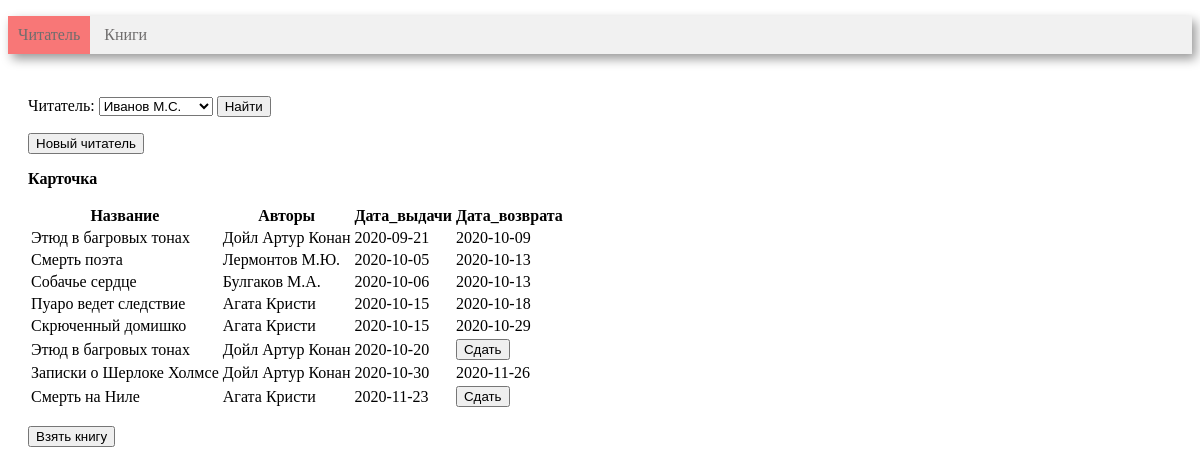
The page / on the database its author committed.
### tables this page shows
CREATE TABLE reader (
       reader_id INTEGER PRIMARY KEY AUTOINCREMENT,
	   reader_name VARCHAR(30)
);

CREATE TABLE book (
      book_id INTEGER PRIMARY KEY AUTOINCREMENT, 
	  title VARCHAR(80),
      genre_id int, 
      publisher_id INT,
      year_publication INT,
      available_numbers INT, 
      FOREIGN KEY (genre_id)  REFERENCES genre (genre_id) ON DELETE CASCADE,
      FOREIGN KEY (publisher_id)  REFERENCES publisher (publisher_id) ON DELETE CASCADE
);

CREATE TABLE book_reader (
      book_reader_id INTEGER PRIMARY KEY AUTOINCREMENT, 
      book_id int, 
      reader_id INT,
	  borrow_date DATE, 
	  return_date DATE,
      FOREIGN KEY (book_id)  REFERENCES book (book_id) ON DELETE CASCADE,
      FOREIGN KEY (reader_id)  REFERENCES reader (reader_id) ON DELETE CASCADE
);

### controllers/index.py (the view)
@app.route('/', methods=['get'])
def index():
    conn = get_db_connection()
    if request.values.get('reader'):
        reader_id = request.values.get('reader_id', type=int)
        session['reader_id'] = reader_id
    elif request.values.get('new_reader'):
        new_reader = request.values.get('new_reader')
        session['reader_id'] = get_new_reader(conn, new_reader)
    elif request.values.get('book'):
        book_id = int(request.values.get('book'))
        borrow_book(conn, book_id, session['reader_id'])
    elif request.values.get('noselect'):
        a = 1
    else:
        session['reader_id'] = 1
    df_reader = get_reader(conn)
    df_book_reader = get_book_reader(conn, session['reader_id'])
    html = render_template(
        'index.jinja',
        reader_id=session['reader_id'],
        readers=df_reader,
        book_reader=df_book_reader,
        len=len
    )
    return html

### models/index_model.py (called while the page is built)
def get_reader(conn):
    return pandas.read_sql(
        '''
        SELECT * FROM reader
        ''', conn)

def get_book_reader(conn, reader_id):
    return pandas.read_sql(
        '''
        WITH get_authors( book_id, authors_name)
        AS(
        SELECT book_id, GROUP_CONCAT(author_name)
        FROM author JOIN book_author USING(author_id)
        GROUP BY book_id
        )
        SELECT title AS Название, authors_name AS Авторы,
        borrow_date AS Дата_выдачи, return_date AS Дата_возврата,
        book_reader_id
        FROM
        reader
        JOIN book_reader USING(reader_id)
        JOIN book USING(book_id)
        JOIN get_authors USING(book_id)
        WHERE reader.reader_id = :id
        ORDER BY 3
        ''', conn, params={"id": reader_id})

### utils.py (called while the page is built)
def get_db_connection():
    global CONNECTION
    if CONNECTION is None:
        CONNECTION = sqlite3.connect('library.sqlite', check_same_thread=False)
    return CONNECTION

### templates/index.jinja (shortened to what this page needs)
<!DOCTYPE HTML>
<html>
<head>
    <link rel="stylesheet" type="text/css" href="/static/css/style.css" />
    {% macro render_table(table_name, relation, id) %}
    <p>
        <b>{{table_name}} </b>
    </p>
    {% set n = len(relation) %}
    <table>
        <tr>
            {% for name in relation.dtypes.index %}
            {% if name != id %}
            <th>{{name}}</th>
            {% endif %}
            {% endfor %}
        </tr>
        <tbody>
            {% for i in range(n) %}
            <tr>
                {% for name in relation.dtypes.index %}
                {% if name != id %}
                <td>
                    {% if relation.loc[i, name] == None %}
                    <form action='' method="get">
                        <input type="submit" value="Сдать">
                    </form>
                    {% else %}
                    {{ relation.loc[i, name] }}
                    {% endif %}
                </td>
                {% endif %}
                {% endfor %}
            </tr>
            {% endfor %}
        </tbody>
    </table>
    {% endmacro %}
    {% macro readers_combo_box(readers_df) %}
    <select name="reader_id">
        {% for i, reader_row in readers_df.iterrows() %}
        <option value={{reader_row["reader_id"]}} {{"selected" if reader_row["reader_id"]==reader_id else "" }}>
            {{reader_row["reader_name"]}}</option>
        {% endfor %}
    </select>
    {% endmacro %}
</head>
<body>
    <div class=menu>
        <ul>
            <li class=active><a href={{ url_for("index")}}>Читатель</a></li>
            <li><a href={{ url_for("book")}}>Книги</a></li>
        </ul>
    </div>
    <div class=block>
        <p>
        <form action='' method="get">
            Читатель:
            {{readers_combo_box(readers)}}
            <input type="submit" name="reader" value="Найти">
        </form>
        </p>
        <form action="{{url_for('new_reader_get')}}" method="get">
            <input type="submit" name="new_reader" value="Новый читатель">
        </form>
        {{ render_table("Карточка",book_reader, "book_reader_id") }}
        <form action={{url_for('search')}} method="get">
            <input type="submit" value="Взять книгу">
        </form>
    </div>
</body>
</html>

### static/css/style.css (style rules this page uses)
.menu { background-color: #f1f1f1; box-shadow: 4px 5px 10px rgba(0, 0, 0, 0.4); width: 100%; }
.menu li { display: inline-block; vertical-align: top; padding: 10px; color: #6f6d6d; }
.menu a { text-decoration: none; color: #6f6d6d; }
.menu ul { padding: 0px; }
.active { background-color: #f87777; color: #f8f8f8; }
.block { padding: 10px 20px; }

### rows shown on the page
reader: reader_id "Иванов М.С."
book: title "Этюд в багровых тонах" "Этюд в багровых тонах"
book_reader: borrow_date "2020-09-21" "2020-10-09"
book: title "Смерть поэта"
book_reader: borrow_date "2020-10-05" "2020-10-13"
book: title "Собачье сердце"
book_reader: borrow_date "2020-10-06" "2020-10-13"
book: title "Пуаро ведет следствие"
book_reader: borrow_date "2020-10-15" "2020-10-18"
book: title "Скрюченный домишко"
book_reader: borrow_date "2020-10-15" "2020-10-29"
book_reader: borrow_date "2020-10-20"
book: title "Записки о Шерлоке Холмсе"
book_reader: borrow_date "2020-10-30" "2020-11-26"
book: title "Смерть на Ниле"
book_reader: borrow_date "2020-11-23"

### other values the page prints
{{ table_name }} "Карточка"
{{ name }} "Название" "Авторы" "Дата_выдачи" "Дата_возврата"
{{ relation.loc[i, name] }} "Дойл Артур Конан" "Лермонтов М.Ю." "Булгаков М.А." "Агата Кристи" "Агата Кристи" "Дойл Артур Конан" "Дойл Артур Конан" "Агата Кристи"
